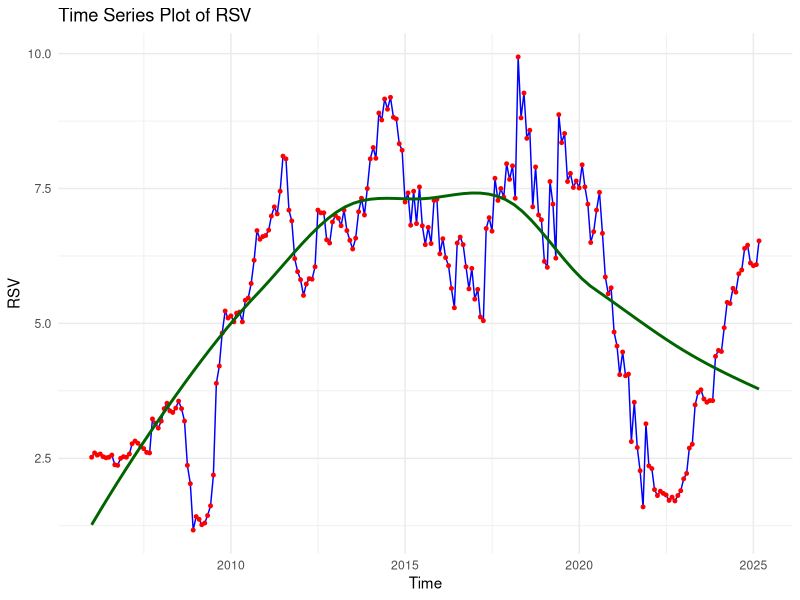
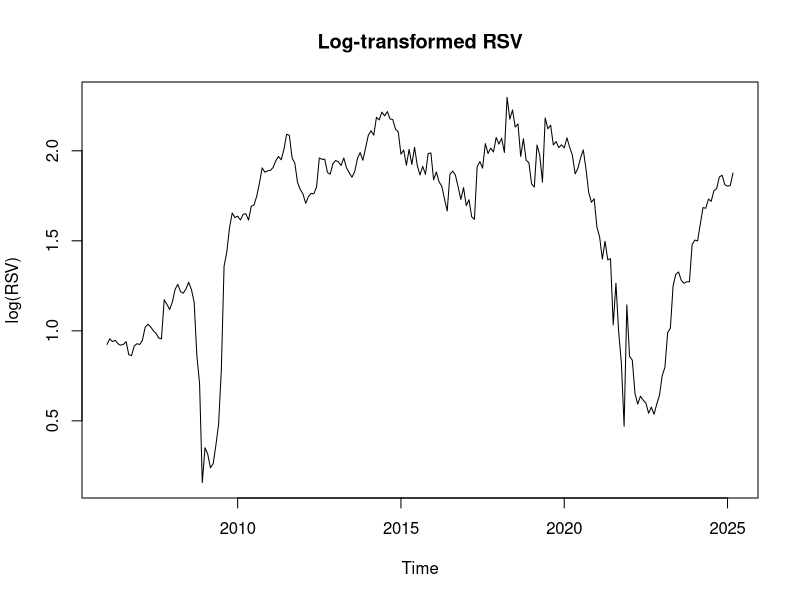
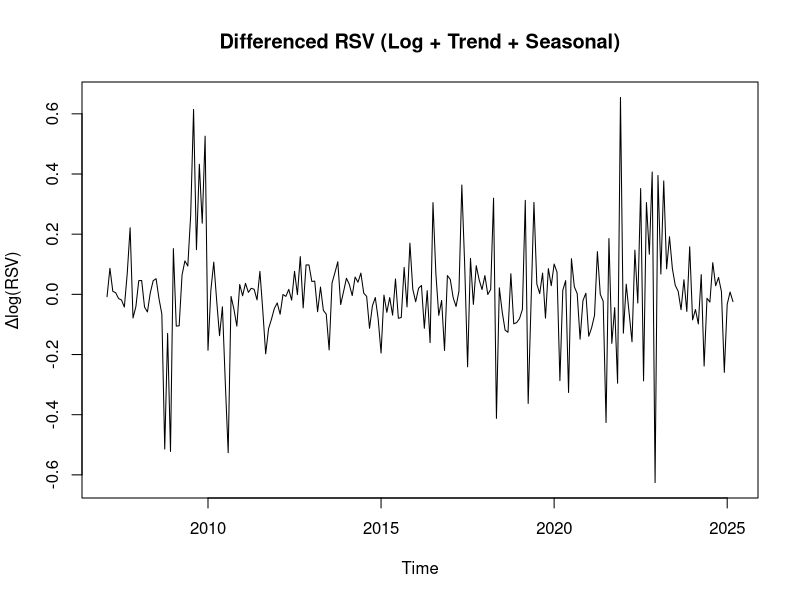
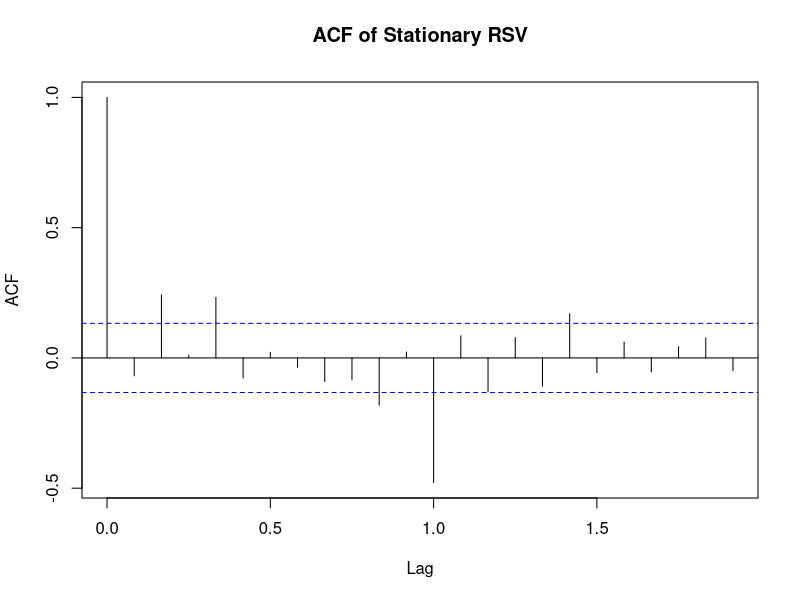
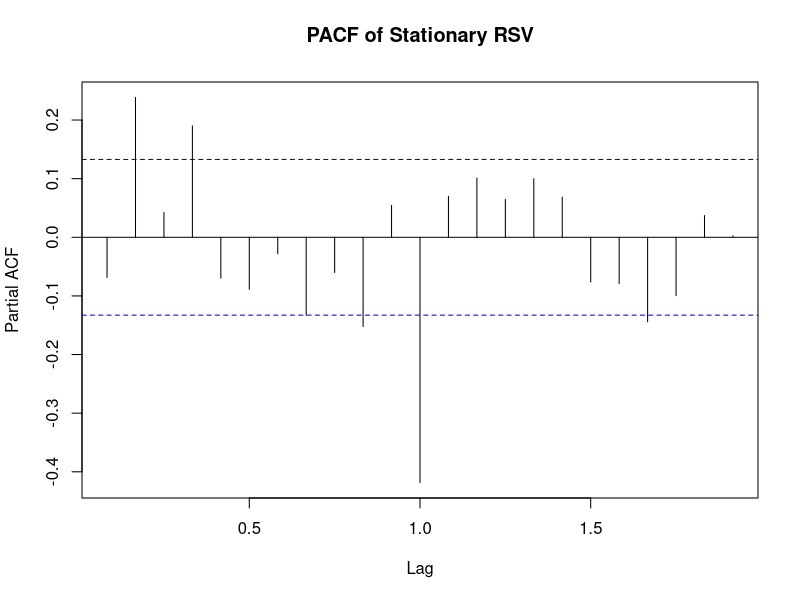
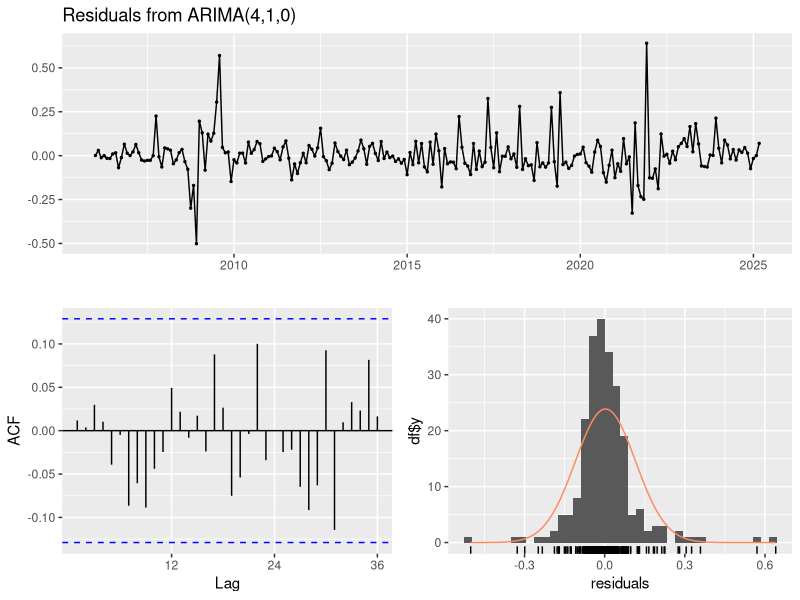

Reproduce these figures in R, in order.
## ---- chunk 1
# Install packages 
#install.packages(c("readxl", "forecast", "tseries", "ggplot2"))

## ---- chunk 2
# Load packages
library(readxl)
library(forecast)
library(tseries)
library(ggplot2)

## ---- chunk 3
data <- read_excel("Monetary_transmission_data_I.xlsx")
## ---- chunk 4
#for additional check 
head(data)
## ---- chunk 5
#column names
colnames(data)
## ---- chunk 6
RSV <- ts(data$RSV,
          start = c(2006, 1),
          frequency = 12)

## ---- chunk 7
ggplot(data, aes(x = DATE, y = RSV)) +
  geom_line(color = "blue") +
  geom_point(color = "red", size = 1) +
  geom_smooth(method = "loess", se = FALSE, color = "darkgreen") +
  labs(title = "Time Series Plot of RSV",
       x = "Time",
       y = "RSV") +
  theme_minimal()

## ---- chunk 8
#stationary tests(RSV-Level)
adf.test(RSV)
pp.test(RSV)
kpss.test(RSV)

#output
#The stationarity of the RSV series was examined using the Augmented Dickey–Fuller (ADF), Phillips–Perron (PP), and KPSS tests. The ADF and PP tests failed to reject the null hypothesis of a unit root, while the KPSS test rejected the null hypothesis of level stationarity. These results consistently indicate that the RSV series is non-stationary in levels.
#Decision rule (ADF):
     #H₀: Series has a unit root (non-stationary)
     #p-value > 0.05 → Fail to reject H₀
#Decision rule (PP):
     #H₀: Unit root (non-stationary)
     #p-value > 0.05 → Fail to reject H₀
#Decision rule (KPSS):
     #H₀: Series is stationary
     #p-value < 0.05 → Reject H₀
#CONCLUSION-> RSV is non-stationary → transformation needed
## ---- chunk 9
#Log Transformation of RSV
log_RSV <- log(RSV)

plot(log_RSV,
     main = "Log-transformed RSV",
     ylab = "log(RSV)",
     xlab = "Time")

## ---- chunk 10
#Differencing(Trend + Seasonality)
  #First Difference (Trend)
diff_RSV <- diff(log_RSV)
## ---- chunk 11
#Seasonal Difference(Monthly)

diff_seasonal_RSV <- diff(diff_RSV, lag = 12)
## ---- chunk 12
#Plot Differenced Series
plot(diff_seasonal_RSV,
     main = "Differenced RSV (Log + Trend + Seasonal)",
     ylab = "Δlog(RSV)",
     xlab = "Time")
## ---- chunk 13
#Stationarity Tests (After Differencing)
adf.test(diff_seasonal_RSV)
kpss.test(diff_seasonal_RSV)

## ---- chunk 14
#ACF & PACF Plots
acf(diff_seasonal_RSV,
    main = "ACF of Stationary RSV")

pacf(diff_seasonal_RSV,
     main = "PACF of Stationary RSV")

#output explanation 
#The ACF and PACF analysis suggests that your time series has both non-seasonal and seasonal components. For the non-seasonal part, the ACF shows a significant positive spike at Lag 1 that quickly diminishes, indicating a potential MA(1) component, while the PACF shows significant spikes at Lags 1–3, pointing to an AR(2) or AR(3) structure. For the seasonal part, both ACF and PACF exhibit a prominent negative spike at the seasonal lag (likely Lag 12 for monthly data), indicating a strong seasonal effect that may require a Seasonal Moving Average (SMA) term and careful model tuning. Overall, the series appears to have a combination of short-term autoregressive behavior and pronounced seasonality.
## ---- chunk 15
#SARIMA Model Using Auto ARIMA
auto_model_RSV <- auto.arima(log_RSV,
                             seasonal = TRUE,
                             stepwise = FALSE,
                             approximation = FALSE)

summary(auto_model_RSV)

## ---- chunk 16
#Residual Diagnostics-(optional work)
checkresiduals(auto_model_RSV)

